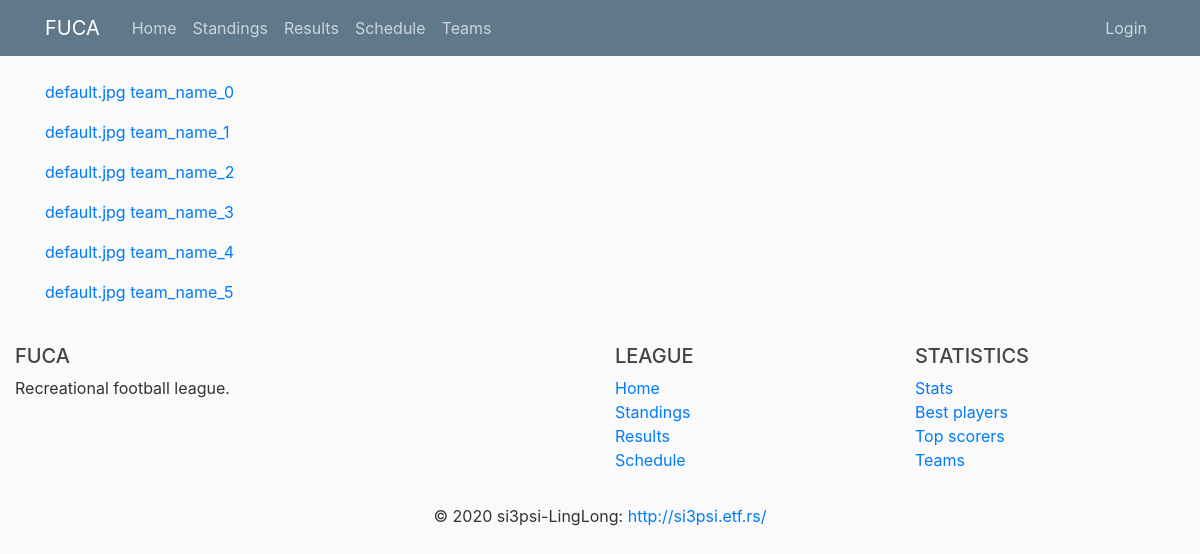
The app's page /teams, older data.
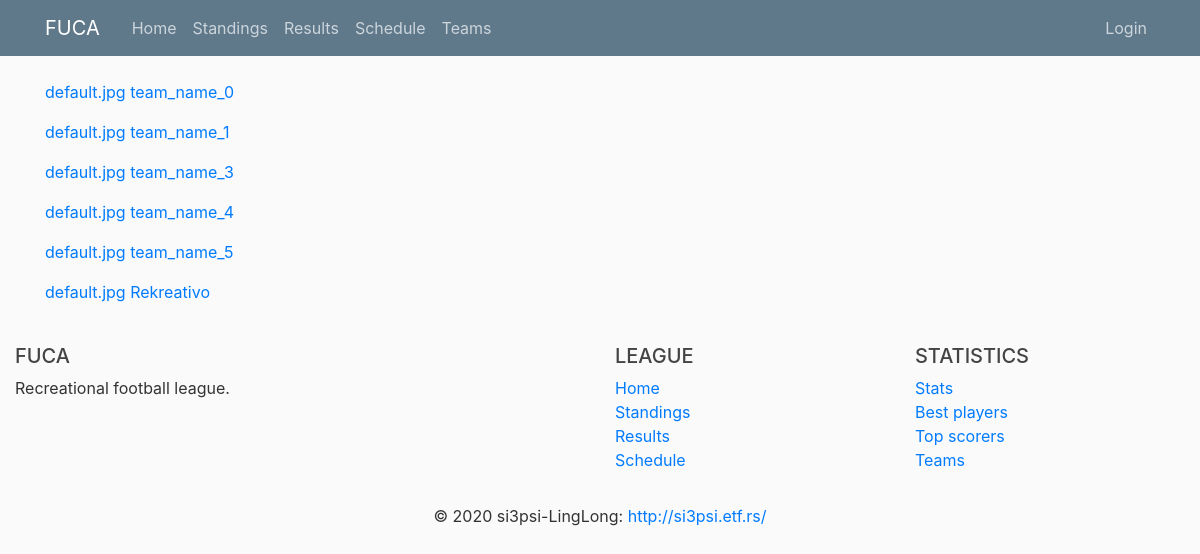
The same page, newer data.
### fuca/models.py (models this page shows, shortened)
class Team(db.Model):
    __tablename__ = 'team'
    id          = db.Column(db.Integer,     primary_key=True)
    name        = db.Column(db.String(100), nullable=False, unique=True)
    matches     = db.Column(db.Integer,     nullable=False, default=0)
    wins        = db.Column(db.Integer,     nullable=False, default=0)
    losses      = db.Column(db.Integer,     nullable=False, default=0)
    draws       = db.Column(db.Integer,     nullable=False, default=0)
    goal_diff   = db.Column(db.Integer,     nullable=False, default=0)
    logo_image  = db.Column(db.String(20),  nullable=False, default='default.jpg')
    captain_id  = db.Column(db.Integer, db.ForeignKey('player.id'))
    host_matches    = db.relationship('Match',  backref='host_team',    lazy=True,  foreign_keys=Match.host_team_id)
    guest_matches   = db.relationship('Match',  backref='guest_team',   lazy=True,  foreign_keys=Match.guest_team_id)
    players         = db.relationship('Player', backref='team',         lazy=True,  foreign_keys=Player.team_id)
    def points(self):
        return self.wins*3 + self.draws*1
    def jinja_dict(self):
        return {'name'          : self.name,
                'logo'          : self.logo_image,
                'matches'       : self.matches,
                'wins'          : self.wins,
                'losses'        : self.losses,
                'draws'         : self.draws,
                'goal_diff'     : self.goal_diff,
                'points'        : self.points(),
                'id'            : self.id}

### fuca/routes/home_routes.py (the view)
@app.route("/teams")
def teams():
    teams_db = Team.query.all()
    teams = [team.jinja_dict() for team in teams_db]
    return render_template('home/teams.html', teams=teams, title='Teams')

### fuca/templates/home/teams.html
{% extends 'home/layout.html' %}
{% block content %}
    {% for team in teams %}
        <p><a href="{{ url_for('team', id=team.id)}}">{{ team.logo }} {{ team.name }}</a></p>
    {% endfor %}
{% endblock content %}

Row changes from the older to the newer data that the page shows:
removed Team: logo "default.jpg", name "team_name_2"
added Team: logo "default.jpg", name "Rekreativo"
